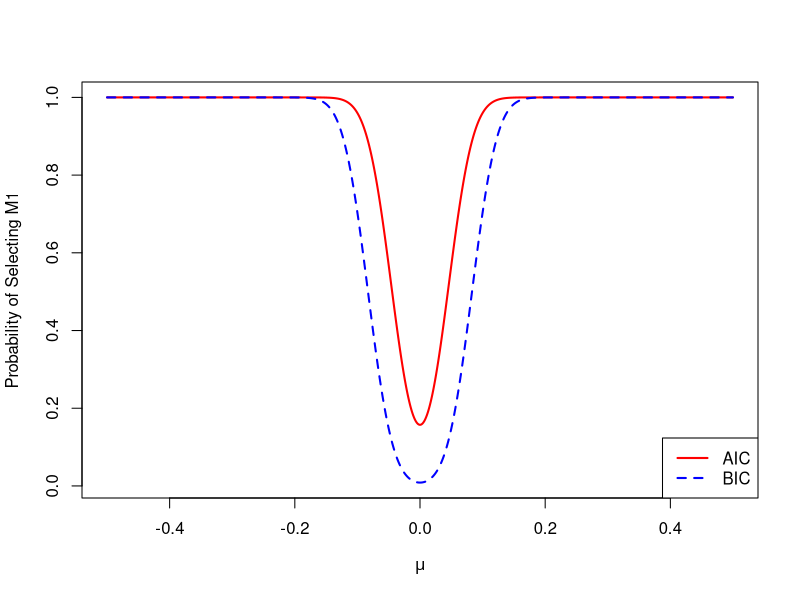
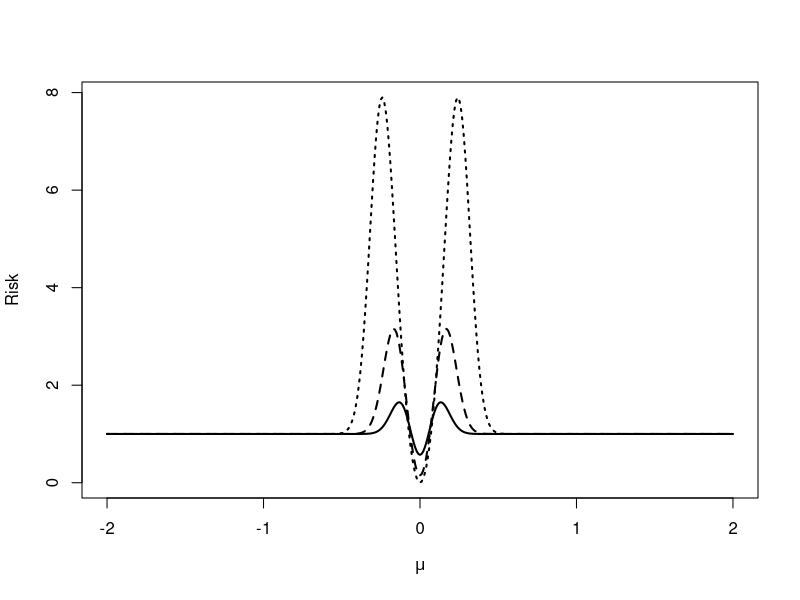

These charts were generated, in order, by the following R code:
#This script replicates Figures 4.1 and 4.2 of Claeskens & Hjort (2008) - Model Selection and Model Averaging

#Figure 4.1 gives the probability of selecting Model 1 for the AIC and BIC when n = 1000
mu <- seq(from = -0.5, to = 0.5, by = 0.001)

n <-  1000

pAIC <- pnorm(-sqrt(2) - sqrt(n) * mu) + (1 - pnorm(sqrt(2) - sqrt(n) * mu))  

pBIC <- pnorm(-sqrt(log(n)) - sqrt(n) * mu) + (1 - pnorm(sqrt(log(n)) - sqrt(n) * mu)) 

y.max <- max(max(pBIC), max(pAIC))
y.min <- min(min(pBIC), min(pAIC))
plot(mu, pAIC, ylim = c(y.min, y.max), xlab = expression(mu), ylab = 'Probability of Selecting M1', type = 'l', col = 'red', lwd = 2)
points(mu, pBIC, type = 'l', col = 'blue', lty = 2, lwd = 2)
legend('bottomright', legend = c('AIC', 'BIC'), lty = c(1,2), col = c('red', 'blue'), lwd = c(2,2))





#Figure 4.2
d.AIC <- function(n.T){return(2)}
d.BIC <- function(n.T){return(log(n.T))}
d.Hodge <- function(n.T){return(sqrt(n.T))}

risk <- function(n.T, mu, d.T){
  a <- -sqrt(d.T(n.T)) - sqrt(n.T) * mu
  b <- sqrt(d.T(n.T)) - sqrt(n.T) * mu
  first.term <-  a * dnorm(a) - b * dnorm(b) + (pnorm(b) - pnorm(a))
  second.term <- n.T * mu^2 * (pnorm(b) - pnorm(a))
  return(1 - first.term + second.term)
}

risk2 <- function(n.T, mu, d.T){
  a <- -sqrt(d.T(n.T)) - sqrt(n.T) * mu
  b <- sqrt(d.T(n.T)) - sqrt(n.T) * mu
  first.term <- b * dnorm(b) - a * dnorm(a) 
  second.term <- (n.T * mu^2 - 1) * (pnorm(b) - pnorm(a))
  return(1 + first.term + second.term)
}

mu <- seq(from = -2, to = 2, by = 0.01)
sample.size <- 200
risk.mu <- cbind(risk(sample.size, mu, d.AIC), 
                 risk(sample.size, mu, d.BIC), 
                 risk(sample.size, mu, d.Hodge))
matplot(mu, risk.mu, ylab = 'Risk', xlab = expression(mu), type = 'l', lwd = 2, col = 'black')

max(risk(sample.size, mu, d.AIC))
max(risk(sample.size, mu, d.BIC))
max(risk(sample.size, mu, d.Hodge))

all.equal(risk2(sample.size, mu, d.AIC), risk(sample.size, mu, d.AIC))
all.equal(risk2(sample.size, mu, d.BIC), risk(sample.size, mu, d.BIC))
all.equal(risk2(sample.size, mu, d.Hodge), risk(sample.size, mu, d.Hodge))
